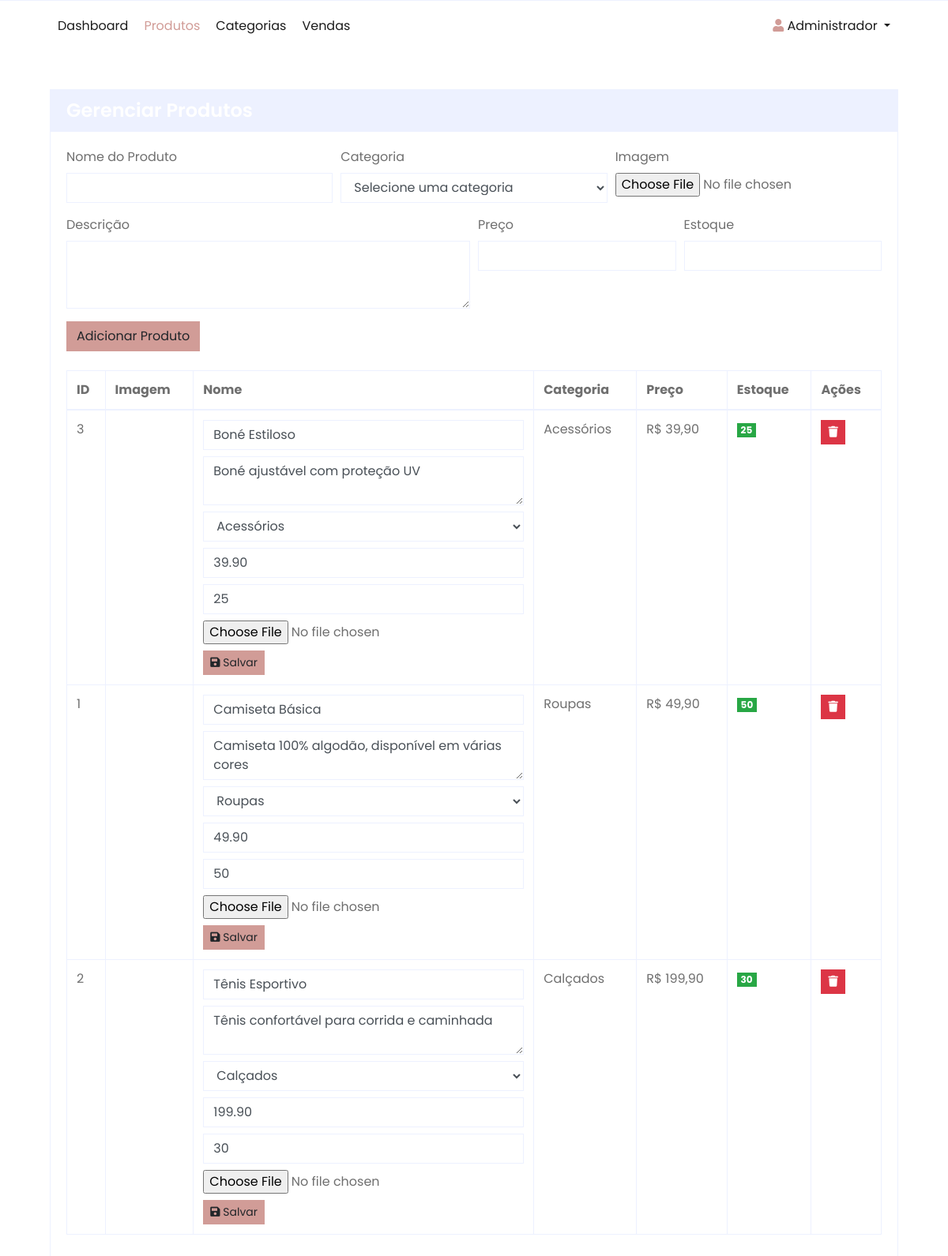
Page /admin/produtos/index.php (signed in) on the committed database.
### tables this page shows
CREATE TABLE IF NOT EXISTS produtos (
    id INT AUTO_INCREMENT PRIMARY KEY,
    nome VARCHAR(255) NOT NULL,
    descricao TEXT,
    preco DECIMAL(10,2) NOT NULL,
    estoque INT NOT NULL DEFAULT 0,
    categoria_id INT NOT NULL,
    imagem VARCHAR(255),
    data_cadastro DATETIME NOT NULL DEFAULT CURRENT_TIMESTAMP,
    ativo BOOLEAN NOT NULL DEFAULT TRUE,
    FOREIGN KEY (categoria_id) REFERENCES categorias(id) ON DELETE RESTRICT
);

CREATE TABLE IF NOT EXISTS categorias (
    id INT AUTO_INCREMENT PRIMARY KEY,
    nome VARCHAR(255) NOT NULL
);

### admin/produtos/index.php (the view, shortened to what this page needs)
<?php
require_once '../../config.php';
$sql = "SELECT p.*, c.nome as categoria_nome,
        (SELECT COUNT(*) FROM pedidos_itens WHERE produto_id = p.id) as total_pedidos
        FROM produtos p
        JOIN categorias c ON p.categoria_id = c.id
        ORDER BY p.nome";
$products = $conn->query($sql);
$sql = "SELECT * FROM categorias ORDER BY nome";
$categories = $conn->query($sql);
?>
<!DOCTYPE html>
<html lang="pt-BR">
<head>
    <link href="https://cdnjs.cloudflare.com/ajax/libs/font-awesome/5.10.0/css/all.min.css" rel="stylesheet">
    <link href="../../css/style.css" rel="stylesheet">
</head>
<body>
    <div class="container-fluid">
        <div class="row border-top px-xl-5">
            <div class="col-lg-12">
                <nav class="navbar navbar-expand-lg bg-light navbar-light py-3 py-lg-0 px-0">
                    <div class="collapse navbar-collapse justify-content-between" id="navbarCollapse">
                        <div class="navbar-nav mr-auto py-0">
                            <a href="../dashboard.php" class="nav-item nav-link">Dashboard</a>
                            <a href="index.php" class="nav-item nav-link active">Produtos</a>
                            <a href="../categorias/index.php" class="nav-item nav-link">Categorias</a>
                            <a href="../vendas/index.php" class="nav-item nav-link">Vendas</a>
                        </div>
                        <div class="navbar-nav ml-auto py-0">
                            <div class="nav-item dropdown">
                                <a href="#" class="nav-link dropdown-toggle" data-toggle="dropdown">
                                    <i class="fa fa-user text-primary"></i> <?php echo htmlspecialchars($_SESSION['user_nome']); ?>
                                </a>
                            </div>
                        </div>
                    </div>
                </nav>
            </div>
        </div>
    </div>
    <div class="container-fluid pt-5">
        <div class="row px-xl-5">
            <div class="col-lg-12">
                <div class="card border-secondary">
                    <div class="card-header bg-secondary border-0">
                        <h4 class="font-weight-semi-bold m-0 text-white">Gerenciar Produtos</h4>
                    </div>
                    <div class="card-body">
                        <form action="" method="POST" enctype="multipart/form-data" class="mb-4">
                            <div class="form-row">
                                <div class="col-md-4">
                                    <div class="form-group">
                                        <label>Nome do Produto</label>
                                        <input type="text" class="form-control" name="nome" required>
                                    </div>
                                </div>
                                <div class="col-md-4">
                                    <div class="form-group">
                                        <label>Categoria</label>
                                        <select class="form-control" name="categoria_id" required>
                                            <option value="">Selecione uma categoria</option>
                                        </select>
                                    </div>
                                </div>
                                <div class="col-md-4">
                                    <div class="form-group">
                                        <label>Imagem</label>
                                        <input type="file" class="form-control-file" name="imagem" accept="image/*">
                                    </div>
                                </div>
                            </div>
                            <div class="form-row">
                                <div class="col-md-6">
                                    <div class="form-group">
                                        <label>Descrição</label>
                                        <textarea class="form-control" name="descricao" rows="3"></textarea>
                                    </div>
                                </div>
                                <div class="col-md-3">
                                    <div class="form-group">
                                        <label>Preço</label>
                                        <input type="number" class="form-control" name="preco" step="0.01" min="0" required>
                                    </div>
                                </div>
                                <div class="col-md-3">
                                    <div class="form-group">
                                        <label>Estoque</label>
                                        <input type="number" class="form-control" name="estoque" min="0" required>
                                    </div>
                                </div>
                            </div>
                            <div class="form-group">
                                <button type="submit" class="btn btn-primary">Adicionar Produto</button>
                            </div>
                        </form>
                        <div class="table-responsive">
                            <table class="table table-bordered">
                                <thead class="bg-light">
                                    <tr>
                                        <th>ID</th>
                                        <th>Imagem</th>
                                        <th>Nome</th>
                                        <th>Categoria</th>
                                        <th>Preço</th>
                                        <th>Estoque</th>
                                        <th>Ações</th>
                                    </tr>
                                </thead>
                                <tbody>
                                    <?php while($product = $products->fetch_assoc()): ?>
                                    <tr>
                                        <td><?php echo $product['id']; ?></td>
                                        <td>
                                        </td>
                                        <td>
                                            <form action="" method="POST" enctype="multipart/form-data">
                                                <div class="form-group mb-2">
                                                    <input type="text" class="form-control" name="nome"
                                                           value="<?php echo htmlspecialchars($product['nome']); ?>" required>
                                                </div>
                                                <div class="form-group mb-2">
                                                    <textarea class="form-control" name="descricao" rows="2"><?php echo htmlspecialchars($product['descricao']); ?></textarea>
                                                </div>
                                                <div class="form-group mb-2">
                                                    <select class="form-control" name="categoria_id" required>
                                                        <?php
                                                        $categories->data_seek(0);
                                                        while($category = $categories->fetch_assoc()):
                                                        ?>
                                                        <option value="<?php echo $category['id']; ?>"
                                                                <?php echo $category['id'] == $product['categoria_id'] ? 'selected' : ''; ?>>
                                                            <?php echo htmlspecialchars($category['nome']); ?>
                                                        </option>
                                                        <?php endwhile; ?>
                                                    </select>
                                                </div>
                                                <div class="form-group mb-2">
                                                    <input type="number" class="form-control" name="preco"
                                                           value="<?php echo $product['preco']; ?>" step="0.01" min="0" required>
                                                </div>
                                                <div class="form-group mb-2">
                                                    <input type="number" class="form-control" name="estoque"
                                                           value="<?php echo $product['estoque']; ?>" min="0" required>
                                                </div>
                                                <div class="form-group mb-2">
                                                    <input type="file" class="form-control-file" name="imagem" accept="image/*">
                                                </div>
                                                <button type="submit" class="btn btn-primary btn-sm">
                                                    <i class="fa fa-save"></i> Salvar
                                                </button>
                                            </form>
                                        </td>
                                        <td><?php echo htmlspecialchars($product['categoria_nome']); ?></td>
                                        <td>R$ <?php echo number_format($product['preco'], 2, ',', '.'); ?></td>
                                        <td>
                                            <span class="badge badge-<?php echo $product['estoque'] <= 5 ? 'danger' : 'success'; ?>">
                                                <?php echo $product['estoque']; ?>
                                            </span>
                                        </td>
                                        <td>
                                            <?php if ($product['total_pedidos'] == 0): ?>
                                            <form action="" method="POST" class="d-inline" onsubmit="return confirm('Tem certeza que deseja excluir este produto?');">
                                                <button type="submit" class="btn btn-danger btn-sm">
                                                    <i class="fa fa-trash"></i>
                                                </button>
                                            </form>
                                            <?php else: ?>
                                            <button class="btn btn-secondary btn-sm" disabled title="Não é possível excluir produtos com pedidos">
                                                <i class="fa fa-trash"></i>
                                            </button>
                                            <?php endif; ?>
                                        </td>
                                    </tr>
                                    <?php endwhile; ?>
                                </tbody>
                            </table>
                        </div>
                    </div>
                </div>
            </div>
        </div>
    </div>
</body>
</html>

### rows in the picture
produtos: id "3", nome "Boné Estiloso", descricao "Boné ajustável com proteção UV", categoria_id "Acessórios", preco "39.90", estoque "25", categoria.nome "Acessórios", preco "39,90"
produtos: id "1", nome "Camiseta Básica", descricao "Camiseta 100% algodão, disponível em várias cores", categoria_id "Roupas", preco "49.90", estoque "50", categoria.nome "Roupas", preco "49,90"
produtos: id "2", nome "Tênis Esportivo", descricao "Tênis confortável para corrida e caminhada", categoria_id "Calçados", preco "199.90", estoque "30", categoria.nome "Calçados", preco "199,90"

### other values in the picture
$_SESSION['user_nome'] "Administrador"
